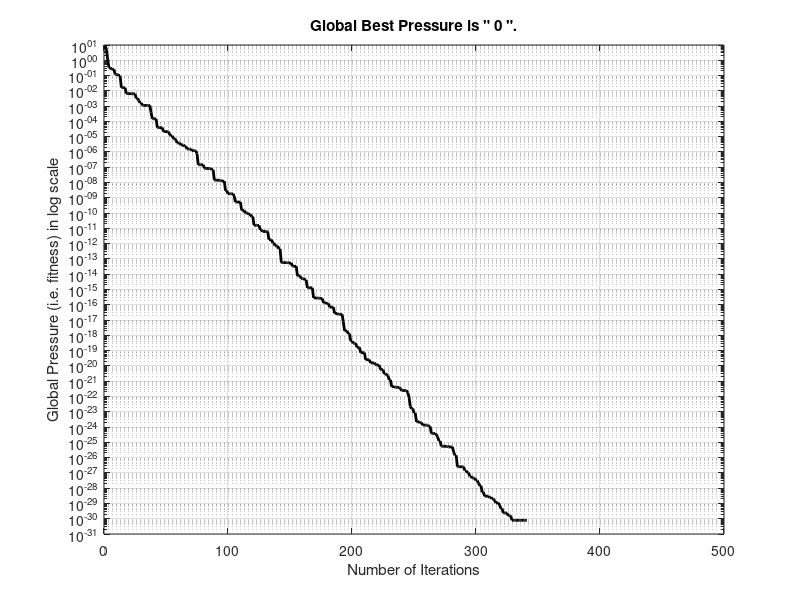

MATLAB code for this plot:
%-------------------------------------------------------------------------
% Sample Matlab / Octave Code for the Wind Driven Optimization.
% Optimization of the Sphere Function in the range of [-5, 5].
% by Dr. Zikri Bayraktar - thewdoalgorithm@gmail.com
%
% DISCLAIMER: This code is provided for educational purposes
% only. Use at own your risk!
%-------------------------------------------------------------------------
%
% Please refer to the following journal article in your research papers:
% Z. Bayraktar, M. Komurcu, J. A. Bossard and D. H. Werner, "The Wind 
% Driven Optimization Technique and its Application in Electromagnetics," 
% IEEE Transactions on Antennas and Propagation, Volume 61, Issue 5, 
% pages 2745 - 2757, May 2013.
%-------------------------------------------------------------------------

tic;  
clear;  
close all;  
clc;  
format long g;
delete('WDOoutput.txt');  
delete('WDOpressure.txt');  
delete('WDOposition.txt');
fid=fopen('WDOoutput.txt','a');
%--------------------------------------------------------------

% User defined WDO parameters:
param.popsize = 20;		% population size.
param.npar = 5;			% Dimension of the problem.
param.maxit = 500;		% Maximum number of iterations.
param.RT = 3;			% RT coefficient.
param.g = 0.2;			% gravitational constant.
param.alp = 0.4;		% constants in the update eq.
param.c = 0.4;			% coriolis effect.
maxV = 0.3;			% maximum allowed speed.
dimMin =  -5;			% Lower dimension boundary.
dimMax= 5;			% Upper dimension boundary.
%---------------------------------------------------------------

% Initialize WDO population, position and velocity:
% Randomize population in the range of [-1, 1]:
pos = 2*(rand(param.popsize,param.npar)-0.5);
% Randomize velocity:
vel = maxV * 2 * (rand(param.popsize,param.npar)-0.5);  
	
%---------------------------------------------------------------

% Evaluate initial population: (Sphere Function)
for K=1:param.popsize,
	x = (dimMax - dimMin) * ((pos(K,:)+1)./2) + dimMin;
    	pres(K,:) = sum (x.^2);
end
%----------------------------------------------------------------

% Finding best air parcel in the initial population :
[globalpres,indx] = min(pres);
globalpos = pos(indx,:);
minpres(1) = min(pres);			% minimum pressure
%-----------------------------------------------------------------

% Rank the air parcels:
[sorted_pres rank_ind] = sort(pres);
% Sort the air parcels:
pos = pos(rank_ind,:);
keepglob(1) = globalpres;
%-----------------------------------------------------------------

% Start iterations :
iter = 1;   % iteration counter
for ij = 2:param.maxit,
    	% Update the velocity:
    	for i=1:param.popsize
		% choose random dimensions:
		a = randperm(param.npar);        			
		% choose velocity based on random dimension:
    		velot(i,:) = vel(i,a);				
        	vel(i,:) = (1-param.alp)*vel(i,:)-(param.g*pos(i,:))+ ...
				    abs(1-1/i)*((globalpos-pos(i,:)).*param.RT)+ ...
				    (param.c*velot(i,:)/i);
    	end
    
        	% Check velocity:
        	vel = min(vel, maxV);
        	vel = max(vel, -maxV);
		% Update air parcel positions:
    		pos = pos + vel;
        	pos = min(pos, 1.0);
        	pos = max(pos, -1.0); 
		% Evaluate population: (Pressure)
		for K=1:param.popsize,
			x = (dimMax - dimMin) * ((pos(K,:)+1)./2) + dimMin;
    			pres(K,:) = sum (x.^2);
		end

    	%----------------------------------------------------
    	% Finding best particle in population
    	[minpres,indx] = min(pres);
    	minpos = pos(indx,:);           	% min location for this iteration
    	%----------------------------------------------------
    	% Rank the air parcels:
    	[sorted_pres rank_ind] = sort(pres);
    	% Sort the air parcels position, velocity and pressure:
    	pos = pos(rank_ind,:);
    	vel = vel(rank_ind,:);
    	pres = sorted_pres;  
    
    	% Updating the global best:
    	better = minpres < globalpres;
    	if better
        		globalpres = minpres             % initialize global minimum
        		globalpos = minpos;
   	end
	% Keep a record of the progress:
    	keepglob(ij) = globalpres;
    	save WDOposition.txt pos -ascii -tabs;
end
	%Save values to the final file.
    	pressure = transpose(keepglob);
    	save WDOpressure.txt pressure -ascii -tabs;
        
        % Plot the pressure function progress over iterations:
        semilogy(keepglob, 'k' ,'LineWidth',2)
        title(['Global Best Pressure is " ',num2str(keepglob(1,param.maxit)),' ".'])
        xlabel('Number of Iterations')
        ylabel('Global Pressure (i.e. fitness) in log scale')
        grid on
        xlim([0, param.maxit])
        
        
    	%END
%-----------------------------------------------------
